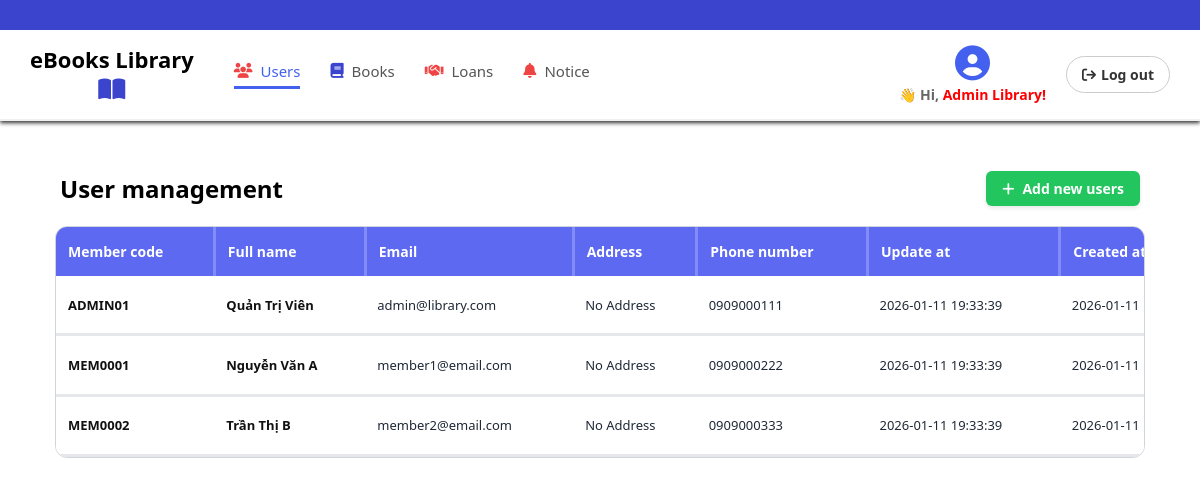
Page /admin/users (signed in) on the committed database.
### tables this page shows
CREATE TABLE Users (
    user_id INT AUTO_INCREMENT PRIMARY KEY,
     
    member_code VARCHAR(20) UNIQUE, 
    
    full_name VARCHAR(100) NOT NULL,             
    user_name VARCHAR(100) NOT NULL,
    email VARCHAR(100) NOT NULL UNIQUE,          
    password_hash VARCHAR(255) NOT NULL,         
    phone_number VARCHAR(20) NOT NULL,           
    address TEXT,                                

 
role ENUM('Admin', 'Member') DEFAULT 'Member',

 

failed_login_attempts INT DEFAULT 0,        
    account_locked_until DATETIME NULL,         
    
    created_at DATETIME DEFAULT CURRENT_TIMESTAMP,  
    updated_at DATETIME DEFAULT CURRENT_TIMESTAMP ON UPDATE CURRENT_TIMESTAMP
);

### app/controllers/AdminController.php (called while the page is built, shortened)
<?php
class AdminController extends Controller
{
    private $userModel;
    public function __construct()
    {
        $this->userModel = $this->model('User');
    }
    public function users() {
        $users = $this->userModel->getAllUsers();
        $data = [
            'users' => $users,
            'page_title' => 'User Management'
        ];
        $this->view('admin/users/index', $data);
    }
}

### app/core/App.php (called while the page is built, shortened)
<?php
class App
{
    protected $method = 'index';
    protected function getUrl()
    {
        if (isset($_GET['url'])) {
            $url = rtrim($_GET['url'], '/');
            $url = filter_var($url, FILTER_SANITIZE_URL);
            $url = explode('/', $url);
            return $url;
        }
        return [];
    }
    public function __construct()
    {
        $url = $this->getUrl();
        if (isset($url[0]) && file_exists(APP_ROOT . '/app/controllers/' . ucfirst($url[0]) . 'Controller.php')) {
            unset($url[0]);
        } elseif (isset($url[0]) && !empty($url[0])) {
            die("Error 404: Controller '" . ucfirst($url[0]) . "Controller' not found. Check your filename and URL.");
        }
        $this->controller = new $this->controller;
        if (isset($url[1]) && method_exists($this->controller, $url[1])) {
            $this->method = $url[1];
            unset($url[1]);
        }
        $this->params = $url ? array_values($url) : [];
        call_user_func_array([$this->controller, $this->method], $this->params);
    }
}

### public/index.php (called while the page is built, shortened)
<?php
require_once '../app/core/Database.php';
require_once '../app/core/Controller.php';
require_once '../app/core/App.php';
$app = new App();

### app/models/User.php (called while the page is built, shortened)
<?php
class User
{
    private $db;
    public function __construct()
    {
        $this->db = Database::getInstance();
    }
    public function getAllUsers()
    {
        $sql = "SELECT user_id, member_code, full_name, user_name, email, password_hash, phone_number, address, role, created_at, updated_at FROM users ORDER BY created_at DESC";
        $stmt = $this->db->getConnection()->prepare($sql);
        $stmt->execute();
        return $stmt->fetchAll(PDO::FETCH_ASSOC);
    }
}

### app/core/Database.php (called while the page is built, shortened)
<?php
class Database
{
    private static $instance = null;
    private $connection;
    private function __construct()
    {
        try {
            $this->connection = new PDO(
                "mysql:host=" . DB_HOST . ";dbname=" . DB_NAME . ";charset=utf8mb4",
                DB_USER,
                DB_PASS
            );
            $this->connection->setAttribute(PDO::ATTR_ERRMODE, PDO::ERRMODE_EXCEPTION);
            $this->connection->setAttribute(PDO::ATTR_DEFAULT_FETCH_MODE, PDO::FETCH_ASSOC);
        } catch (PDOException $e) {
            throw new Exception("Database Connection Failed: " . $e->getMessage());
        }
    }
    public static function getInstance()
    {
        if (self::$instance === null) {
            self::$instance = new self();
        }
        return self::$instance;
    }
    public function getConnection()
    {
        return $this->connection;
    }
}

### app/views/admin/users/index.php (the view, shortened to what this page needs)
<?php require APP_ROOT . '/app/views/admin/inc/header.php'; ?>
<main class="container">
    <div class="page-header">
        <h1>User management</h1>
        <a href="<?php echo URL_ROOT; ?>/admin/addUser" style="text-decoration: none;">
            <button class="btn-add">
                <i class="fa-solid fa-plus"></i>
                Add new users
            </button>
        </a>
    </div>
    <div class="table-wrapper">
        <table>
            <thead>
                <tr>
                    <th>Member code</th>
                    <th>Full name</th>
                    <th>Email</th>
                    <th>Address</th>
                    <th>Phone number</th>
                    <th>Update at</th>
                    <th>Created at</th>
                </tr>
            </thead>
            <tbody>
                <?php if (!empty($data['users'])): ?>
                    <?php foreach ($data['users'] as $user): ?>
                        <tr>
                            <td class="font-bold">
                                <?php echo $user['member_code'] ?? 'MB' . str_pad($user['user_id'], 3, '0', STR_PAD_LEFT); ?>
                            </td>
                            <td class="font-bold"><?php echo htmlspecialchars($user['full_name'] ?? ''); ?></td>
                            <td><?php echo htmlspecialchars($user['email'] ?? ''); ?></td>
                            <td><?php echo htmlspecialchars($user['address'] ?? 'No Address'); ?></td>
                            <td><?php echo htmlspecialchars($user['phone_number'] ?? ''); ?></td>
                            <td><?php echo $user['updated_at'] ?? 'N/A'; ?></td>
                            <td><?php echo $user['created_at']; ?></td>
                        </tr>
                    <?php endforeach; ?>
                <?php else: ?>
                    <tr>
                        <td colspan="10" style="text-align: center;">No users found</td>
                    </tr>
                <?php endif; ?>
            </tbody>
        </table>
    </div>
</main>
</body>
</html>

### public/css/admin.css (style rules this page uses)
* { margin: 0; padding: 0; box-sizing: border-box; }
body { font-family: 'Inter', sans-serif; background-color: #ffffff; color: #333; display: flex; flex-direction: column; min-height: 100vh; }
.page-header { display: flex; justify-content: space-between; align-items: center; margin: 20px 20px; }
.page-header h1 { font-size: 24px; font-weight: 600; color: #000; }
.btn-add { background-color: #22c55e; color: white; border: none; padding: 8px 16px; border-radius: 6px; font-weight: bold; font-size: 14px; cursor: pointer; display: flex; align-items: center; gap: 8px; box-shadow: 0 2px 4px rgba(0, 0, 0, 0.1); }
.table-wrapper { margin: 15px; border: 1px solid #d1d5db; border-radius: 12px; overflow: hidden; overflow-x: auto; background: white; }
table { width: 100%; border-collapse: collapse; min-width: 1400px; }
thead tr { background-color: #5d69f1; color: white; text-align: left; font-size: 14px; font-weight: 600; }
th { padding: 15px 12px; border-right: 3px solid #818cf8; white-space: nowrap; }
tbody tr { border-bottom: 3px solid #e5e7eb; font-size: 13px; color: #1f2937; vertical-align: middle; }
td { padding: 15px 12px; line-height: 1.4; }
.font-bold { font-weight: 700; color: #111; }
.container { padding: 30px 40px; flex: 1; }
:root { --primary-blue: #4361ee; --light-bg: #f5f7fa; --card-bg: #dae4f5; --text-color: #333; --border-color: #ddd; }
* { box-sizing: border-box; margin: 0; padding: 0; font-family: 'Segoe UI', Tahoma, Geneva, Verdana, sans-serif; }
body { background-color: white; }

### rows in the picture
users: member_code "ADMIN01", full_name "Quản Trị Viên", email "admin@library.com", address "No Address", phone_number "0909000111", updated_at "2026-01-11 19:33:39", created_at "2026-01-11…"
users: member_code "MEM0001", full_name "Nguyễn Văn A", email "member1@email.com", address "No Address", phone_number "0909000222", updated_at "2026-01-11 19:33:39", created_at "2026-01-11…"
users: member_code "MEM0002", full_name "Trần Thị B", email "member2@email.com", address "No Address", phone_number "0909000333", updated_at "2026-01-11 19:33:39", created_at "2026-01-11…"
